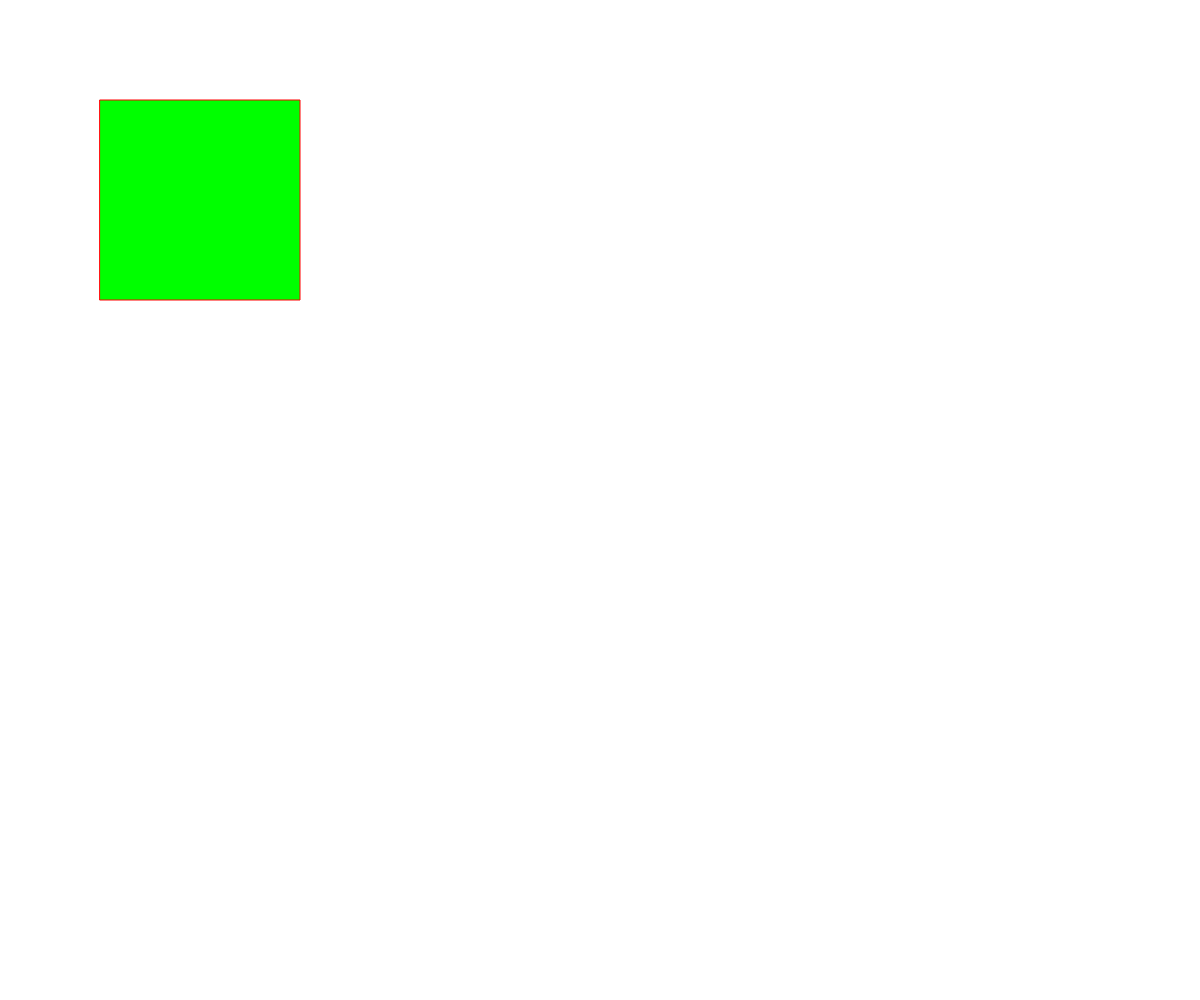
Frame 1 (no input)
Frame 60 (no input): identical to frame 1, image omitted
Frame 120 (the mouse pressed at the canvas centre since frame 60): identical to frame 1, image omitted

The p5.js sketch that drew this single still picture (run headless with seeded random() and noise() and a simulated clock; from frame 60 on, the mouse is pressed at the canvas centre):

// p5.js sketch
// ── sketch.js
function setup() {
  // setup code here
  createCanvas(windowWidth, windowHeight);
}

function draw() {
  //colors Channels Red Green Blue
  background(255, 255, 255);

  stroke(255, 0, 0);
  fill(0, 255, 0);
  strokeWeight(1);
  rect(100, 100, 200, 200); // position x, y and width and height

  //make a composition with different rectangles
  //with different collors, size and position

}

function keyPressed() {
  //code to be run at every keypress event
}

function windowResized() {
  //cavas size will be resized in case window size has changed
  resizeCanvas(windowWidth, windowHeight);
}
